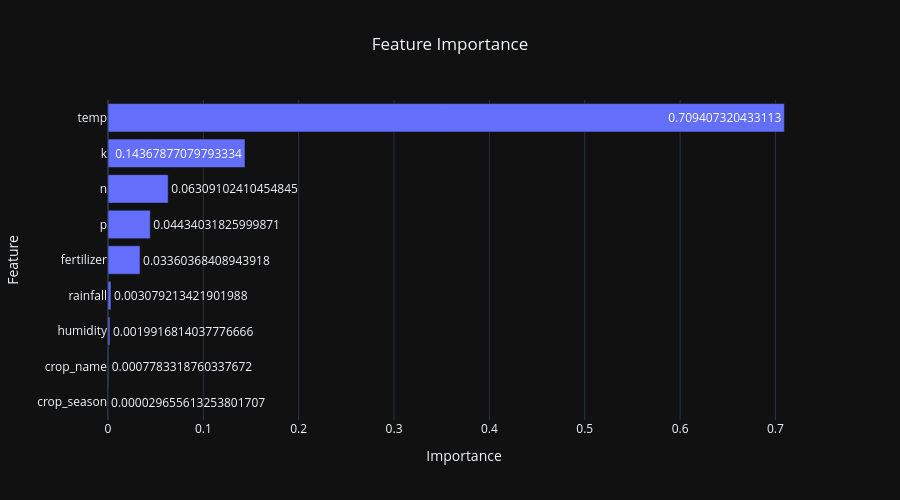

Source (notebook cell):
### Code cell
import plotly.express as px
import pandas as pd
from sklearn.ensemble import RandomForestRegressor

# -------------------------
# ORIGINAL FEATURES ONLY
# -------------------------
X_orig = df[['fertilizer', 'temp', 'n', 'p', 'k','crop_season', 'rainfall', 'humidity', 'crop_name']]
y_orig = df['yield']

# Train Random Forest
rf_model = RandomForestRegressor(
    n_estimators=100,
    random_state=42
)

rf_model.fit(X_orig, y_orig)

# Feature Importance
importance = rf_model.feature_importances_

feat_df = pd.DataFrame({
    "Feature": ['fertilizer', 'temp', 'n', 'p', 'k','crop_season', 'rainfall', 'humidity', 'crop_name'],
    "Importance": importance
})

# Sort values
feat_df = feat_df.sort_values(by="Importance", ascending=True)

# Plot graph
fig = px.bar(
    feat_df,
    x="Importance",
    y="Feature",
    orientation='h',
    title="Feature Importance",
    template="plotly_dark",
    hover_data=["Importance"],
    text="Importance"
)

fig.update_layout(
    title_x=0.5,
    height=500,
    width=900
)

fig.show()

### Figure 1 — Plotly figure (JSON) as saved in the notebook; plotly's stock layout.template omitted (floating-point values rounded to 4 significant figures)
{"data": [{"hovertemplate": "Importance=%{text}<br>Feature=%{y}<extra></extra>", "legendgroup": "", "marker": {"color": "#636efa", "pattern": {"shape": ""}}, "name": "", "orientation": "h", "showlegend": false, "text": [2.966e-05, 0.0007783, 0.001992, 0.003079, 0.0336, 0.04434, 0.06309, 0.1437, 0.7094], "textposition": "auto", "type": "bar", "x": [2.966e-05, 0.0007783, 0.001992, 0.003079, 0.0336, 0.04434, 0.06309, 0.1437, 0.7094], "xaxis": "x", "y": ["crop_season", "crop_name", "humidity", "rainfall", "fertilizer", "p", "n", "k", "temp"], "yaxis": "y"}], "layout": {"barmode": "relative", "height": 500, "legend": {"tracegroupgap": 0}, "title": {"text": "Feature Importance", "x": 0.5}, "width": 900, "xaxis": {"anchor": "y", "domain": [0, 1], "title": {"text": "Importance"}}, "yaxis": {"anchor": "x", "domain": [0, 1], "title": {"text": "Feature"}}}}
